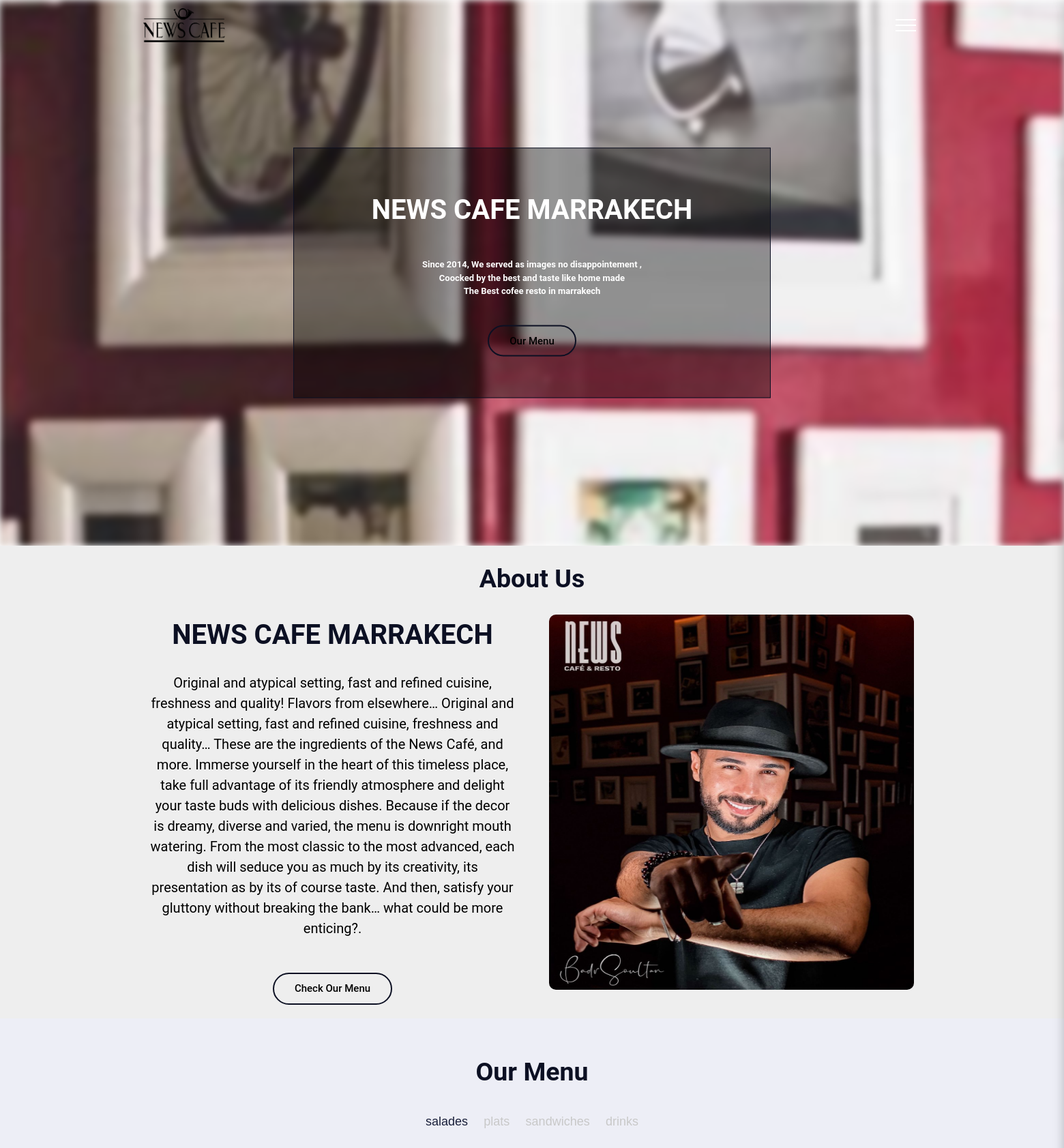
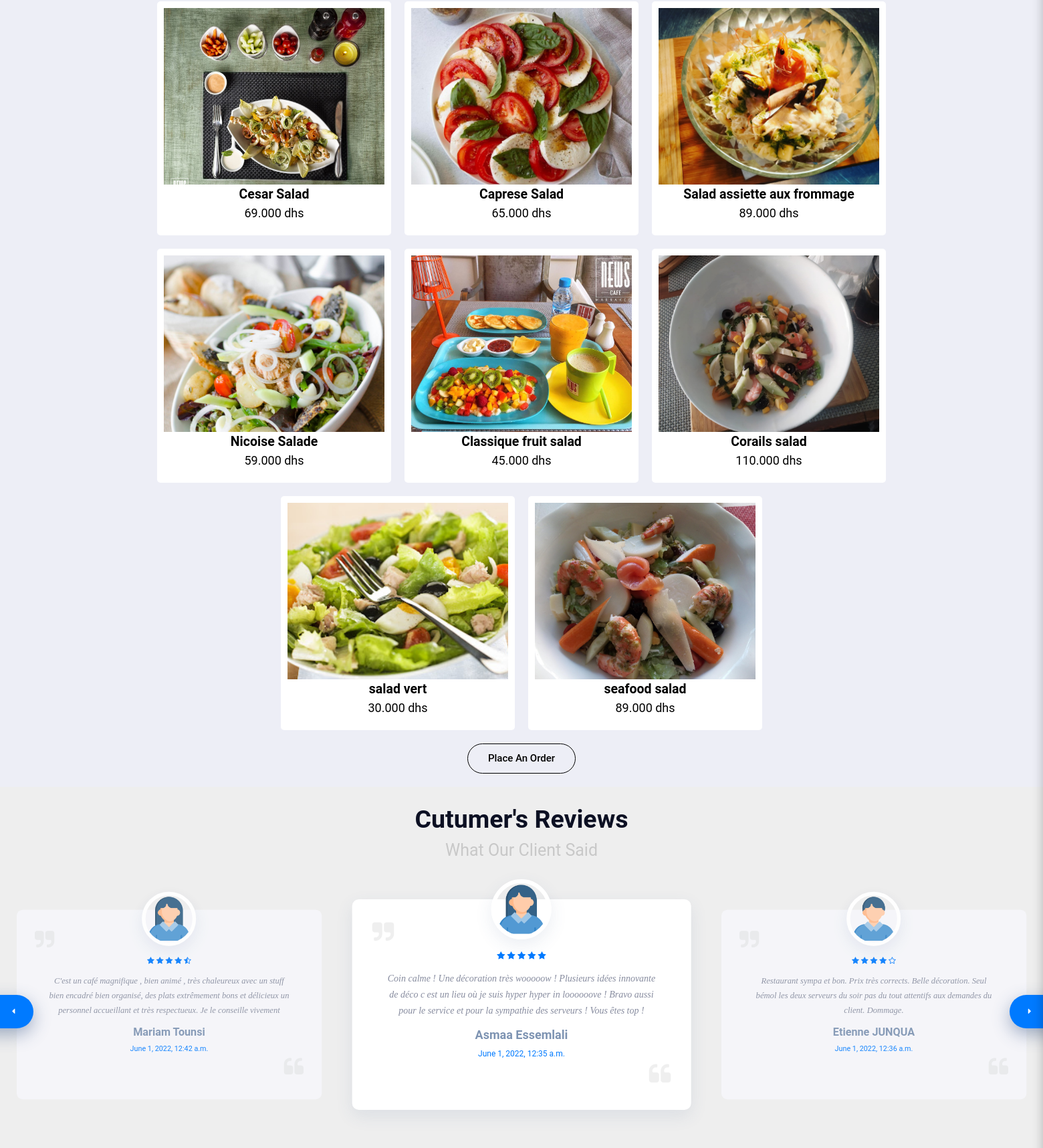
The page /home (upper part) on the database its author committed (2 pictures, top to bottom).
### products/models.py (models this page shows, shortened)
class products(models.Model):
    name = models.CharField(max_length=50)
    img = models.ImageField(upload_to='imgs/')
    price = models.DecimalField(max_digits=50,decimal_places=3)
    category = models.ManyToManyField('Category',related_name='item')

class comment(models.Model):
    commented_on=models.DateTimeField(auto_now_add=True)
    fname=models.CharField(max_length=50,blank=TRUE)
    email=models.CharField(max_length=50,blank=True)
    rating = models.FloatField()
    gender=models.CharField(max_length=50,blank=True)
    comment=models.CharField(max_length=1000,blank=True)
    is_showen=models.BooleanField(default=False)

### products/views.py (the view)
# urls.py: path('home',home_view,name='home'),
def home_view(request):
        salade = products.objects.filter(category__name__contains='salade')
        plat = products.objects.filter(category__name__contains='plat')
        sandwich = products.objects.filter(category__name__contains='sandwich')
        drinks = products.objects.filter(category__name__contains='drink')
        rev=comment.objects.all()
        context={
            'salade': salade,
            'plat': plat,
            'sandwich': sandwich,
            'drinks': drinks,
            'rev':rev,
        }
        return render(request,'home.html', context)

### templates/home.html (shortened to what this page needs)
{% extends 'base.html' %} {% load static %} {% block content %}
<link rel="stylesheet" href="/static/css/style.css">
<header class="header">
    <div class="container">
        <div class="row justify-content-between align-items-center">
            <div class="logo">
                <a href="#"><img src="/static/imgs/2.webp" alt="logo"></a>
            </div>
            <button type="button" class="nav-toggler">
                <span></span>
            </button>
        </div>
    </div>
</header>
<section class="home-section" id="home">
    <div class="home-bg" style="background-image: url('{% static 'imgs/1.jpg' %}')"></div>
    <div class="container">
        <div class="row min-vh-100 align-items-center">
            <div class="home-text">
                <h1>NEWS CAFE MARRAKECH</h1>
                <p>Since 2014, We served as images no disappointement ,<br> Coocked by the best and taste like home made<br>
                    The Best cofee resto in marrakech
                </p>
                <a href="#our-menu" class="btn btn-default">our menu</a>
            </div>
        </div>
    </div>
</section>
<section class="about-section sec-padding" id="about">
    <div class="container">
        <div class="row">
            <div class="section-title">
                <h2>about us</h2>
            </div>
        </div>
        <div class="row_about">
            <div class="about-text">
                <h2>NEWS CAFE MARRAKECH</h2>
                <p>Original and atypical setting, fast and refined cuisine, freshness and quality! Flavors from elsewhere… Original and atypical setting, fast and refined cuisine, freshness and quality… These are the ingredients of the News Café, and more. Immerse yourself in the heart of this timeless place, take full advantage of its friendly atmosphere and delight your taste buds with delicious dishes. Because if the decor is dreamy, diverse and varied, the menu is downright mouth watering. From the most classic to the most advanced, each dish will seduce you as much by its creativity, its presentation as by its of course taste. And then, satisfy your gluttony without breaking the bank… what could be more enticing?.</p>
                <a href="#our-menu" class="btn btn-default">check our menu</a>
            </div>
            <div class="about-img">
                <div class="img-box">
                    <img src="/static/imgs/3.jpg" alt="" id="slide">
                </div>
            </div>
        </div>
    </div>
</section>
<section class="menu-section" id="our-menu">
    <div class="container">
        <div class="row">
            <div class="section-title">
                <h2>Our Menu</h2>
            </div>
        </div>
        <div class="row">
            <div class="menu-tabs">
                <button type="button" class="menu-tab-item active" data-target="#salade">salades</button>
                <button type="button" class="menu-tab-item" data-target="#plats">plats</button>
                <button type="button" class="menu-tab-item" data-target="#sandwich">sandwiches</button>
                <button type="button" class="menu-tab-item" data-target="#drinks">drinks</button>
            </div>
        </div>
        <div class="row">
            <div class="row menu-tab-content active" id="salade">
                {% for sal in salade %}
                <div class="menu-item">
                    <img src="{{ sal.img.url }}" alt="">
                    <div class="team-item-info">
                        <h2> {{ sal.name }}</h2>
                        <p>{{ sal.price }} dhs</p>
                    </div>
                </div>
                {% endfor %}
            </div>
        </div>
        <a href="{% url 'order' %}" class="btn" >place an order</a>
    </div>
</section>
<section class="about-section sec-padding" id="about">
    <link rel="stylesheet" href="https://cdnjs.cloudflare.com/ajax/libs/Swiper/8.1.4/swiper-bundle.min.css" />
    <link rel="stylesheet" href="https://stackpath.bootstrapcdn.com/font-awesome/4.7.0/css/font-awesome.min.css">
    <div class="container">
        <div class="section-title">
            <h2>cutumer's reviews</h2>
            <p>what our client said</p>
        </div>
    </div>
    <div class="testimonials-carousel-wrap">
        <div class="listing-carousel-button listing-carousel-button-next"><i class="fa fa-caret-right" style="color: #fff"></i></div>
        <div class="listing-carousel-button listing-carousel-button-prev"><i class="fa fa-caret-left" style="color: #fff"></i></div>
        <div class="testimonials-carousel">
            <div class="swiper-container">
                <div class="swiper-wrapper">
                    {% for mn in rev %}
                        {% if mn.is_showen %}
                            <div class="swiper-slide">
                                <div class="testi-item">
                                    {% if mn.gender == 'female' %}
                                    <div class="testi-avatar"><img src="/static/imgs/female.png"></div>{% else %}
                                    <div class="testi-avatar"><img src="/static/imgs/male.png"></div>{% endif %}
                                    <div class="testimonials-text-before"><i class="fa fa-quote-right"></i></div>
                                    <div class="testimonials-text">
                                        {% if mn.rating > 4.5 %}
                                        <div class="listing-rating">
                                            <i class="fa fa-star"></i>
                                            <i class="fa fa-star"></i>
                                            <i class="fa fa-star"></i>
                                            <i class="fa fa-star"></i>
                                            <i class="fa fa-star"></i>
                                        </div>
                                        {% elif mn.rating < 4.5 and mn.rating > 4 %}
                                            <div class="listing-rating">
                                                <i class="fa fa-star"></i>
                                                <i class="fa fa-star"></i>
                                                <i class="fa fa-star"></i>
                                                <i class="fa fa-star"></i>
                                                <i class="fa fa-star-half-full"></i>
                                            </div>
                                            {% elif mn.rating <= 4 and mn.rating > 3.5 %}
                                                <div class="listing-rating">
                                                    <i class="fa fa-star"></i>
                                                    <i class="fa fa-star"></i>
                                                    <i class="fa fa-star"></i>
                                                    <i class="fa fa-star"></i>
                                                    <i class="fa fa-star-o"></i>
                                                </div>
                                                    {% endif %}
                                                    <p>{{ mn.comment }}</p>
                                                    <div class="testimonials-avatar">
                                                        <h3>{{ mn.fname }}</h3>
                                                        <h4>{{ mn.commented_on }}</h4>
                                                    </div>
                                    </div>
                                    <div class="testimonials-text-after"><i class="fa fa-quote-left"></i></div>
                                </div>
                            </div>
                        {% endif %}
                    {% endfor %}
                </div>
            </div>
        </div>
    </div>
</section>
{% endblock %}

### templates/base.html (shortened to what this page needs)
<!DOCTYPE html>
<html>
<head>
</head>
<body>
    {% block content %} {% endblock %}
</body>
</html>

### rows shown on the page
products: img (picture), name "Cesar Salad", price "69.000"
products: img (picture), name "Caprese Salad", price "65.000"
products: img (picture), name "Salad assiette aux frommage", price "89.000"
products: img (picture), name "Nicoise Salade", price "59.000"
products: img (picture), name "Classique fruit salad", price "45.000"
products: img (picture), name "Corails salad", price "110.000"
products: img (picture), name "salad vert", price "30.000"
products: img (picture), name "seafood salad", price "89.000"
comment: is_showen True (drawn), comment "Coin calme ! Une décoration très wooooow ! Plusieurs idées innovante de déco c est un lieu où je suis hyper hyper in loooooove ! Bravo aussi pour le service et pour la sympathie des serveurs ! Vous êtes top !", fname "Asmaa Essemlali", commented_on "June 1, 2022, 12:35 a.m."
comment: is_showen True (drawn), comment "Restaurant sympa et bon. Prix très corrects. Belle décoration. Seul bémol les deux serveurs du soir pas du tout attentifs aux demandes du client. Dommage.", fname "Etienne JUNQUA", commented_on "June 1, 2022, 12:36 a.m."
comment: is_showen True (drawn), comment "C'est un café magnifique , bien animé , très chaleureux avec un stuff bien encadré bien organisé, des plats extrêmement bons et délicieux un personnel accueillant et très respectueux. Je le conseille vivement", fname "Mariam Tounsi", commented_on "June 1, 2022, 12:42 a.m."
